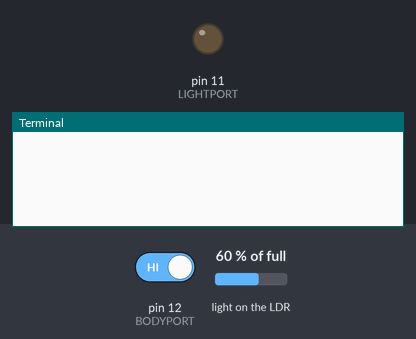
This program was run on a simulated Raspberry Pi (header pin numbers). On the bench: output pins drawn as LEDs (lit = HIGH), the last lines printed to the terminal. Inputs (shaded band) come from the test bench; at power-on: pin 12 (BODYPORT) HIGH, light on the LDR 60 % of full. The capacitor on the light-sensor pin charges in 0.2 + 60·(1 − level)² ms.

Above: at 1.2 s.
1.3 s: pin 12 (BODYPORT) driven LOW
At 2.3 s:
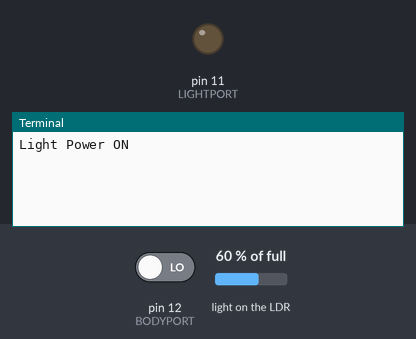
At 6.31 s:
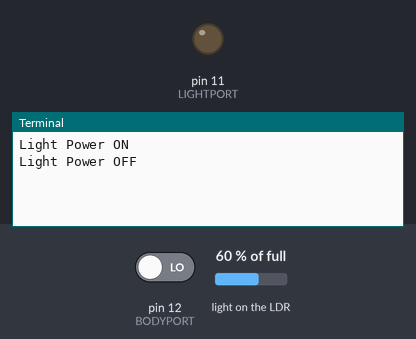

The program:

body.py
```python
#!/usr/bin/python
#coding: utf8
import RPi.GPIO as GPIO #调入GPIO库
import time #调入时间库


BODYPORT = 12
LIGHTPORT = 11
GPIO.setwarnings(False)
GPIO.setmode(GPIO.BOARD)
GPIO.setup(BODYPORT,GPIO.IN)
GPIO.setup(LIGHTPORT,GPIO.OUT)


while True:
        inValue = GPIO.input(BODYPORT)
        if (inValue == 0):
                print("Light Power ON")
                #GPIO.output(LIGHTPORT, False)
                GPIO.setup(LIGHTPORT,GPIO.LOW)
                time.sleep(5.0)
                #GPIO.output(LIGHTPORT, True)
                GPIO.setup(LIGHTPORT,GPIO.HIGH)
                print("Light Power OFF")
        time.sleep(0.01)
# Reset GPIO settings
GPIO.cleanup()
```

Measured:
- after the input at 1.3 s, the terminal: prints a new line at once (image 1)
